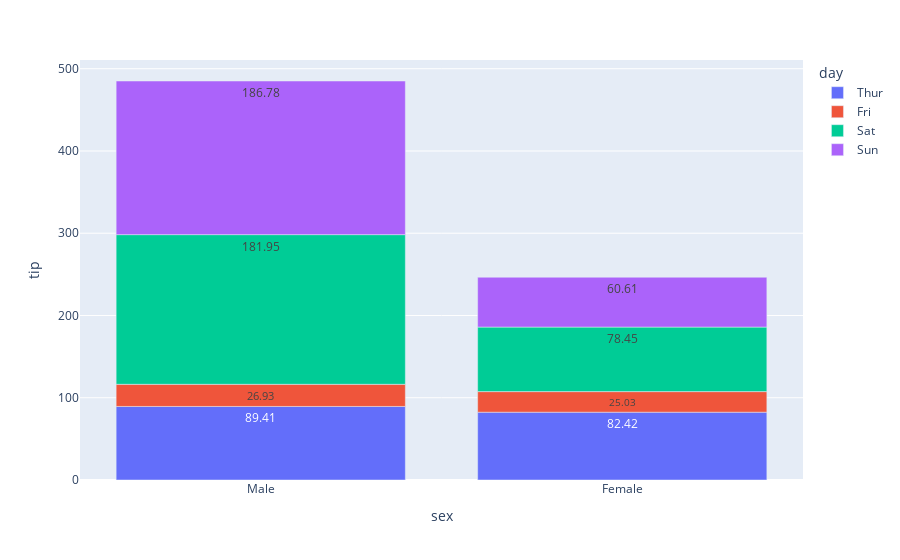

The cell this chart's notebook holds for it:
### Markdown cell above
list5.37 複数段の積み上げたて棒グラフの描画例

### Code cell
# 性別・曜日ごとにチップ額を集計する
tips_sum = tips.groupby(["sex", "day"], as_index=False).sum(numeric_only=True)

# 複数段の積み上げたて棒グラフを描画
px.bar(tips_sum, x="sex", y="tip", color="day", text="tip")

### Figure 1 — Plotly figure (JSON) as saved in the notebook; plotly's stock layout.template omitted (floating-point values rounded to 4 significant figures)
{"data": [{"alignmentgroup": "True", "hovertemplate": "day=Thur<br>sex=%{x}<br>tip=%{text}<extra></extra>", "legendgroup": "Thur", "marker": {"color": "#636efa", "pattern": {"shape": ""}}, "name": "Thur", "offsetgroup": "Thur", "orientation": "v", "showlegend": true, "text": [89.41, 82.42], "textposition": "auto", "type": "bar", "x": ["Male", "Female"], "xaxis": "x", "y": [89.41, 82.42], "yaxis": "y"}, {"alignmentgroup": "True", "hovertemplate": "day=Fri<br>sex=%{x}<br>tip=%{text}<extra></extra>", "legendgroup": "Fri", "marker": {"color": "#EF553B", "pattern": {"shape": ""}}, "name": "Fri", "offsetgroup": "Fri", "orientation": "v", "showlegend": true, "text": [26.93, 25.03], "textposition": "auto", "type": "bar", "x": ["Male", "Female"], "xaxis": "x", "y": [26.93, 25.03], "yaxis": "y"}, {"alignmentgroup": "True", "hovertemplate": "day=Sat<br>sex=%{x}<br>tip=%{text}<extra></extra>", "legendgroup": "Sat", "marker": {"color": "#00cc96", "pattern": {"shape": ""}}, "name": "Sat", "offsetgroup": "Sat", "orientation": "v", "showlegend": true, "text": [181.9, 78.45], "textposition": "auto", "type": "bar", "x": ["Male", "Female"], "xaxis": "x", "y": [181.9, 78.45], "yaxis": "y"}, {"alignmentgroup": "True", "hovertemplate": "day=Sun<br>sex=%{x}<br>tip=%{text}<extra></extra>", "legendgroup": "Sun", "marker": {"color": "#ab63fa", "pattern": {"shape": ""}}, "name": "Sun", "offsetgroup": "Sun", "orientation": "v", "showlegend": true, "text": [186.8, 60.61], "textposition": "auto", "type": "bar", "x": ["Male", "Female"], "xaxis": "x", "y": [186.8, 60.61], "yaxis": "y"}], "layout": {"barmode": "relative", "legend": {"title": {"text": "day"}, "tracegroupgap": 0}, "margin": {"t": 60}, "xaxis": {"anchor": "y", "domain": [0, 1], "title": {"text": "sex"}}, "yaxis": {"anchor": "x", "domain": [0, 1], "title": {"text": "tip"}}}}
